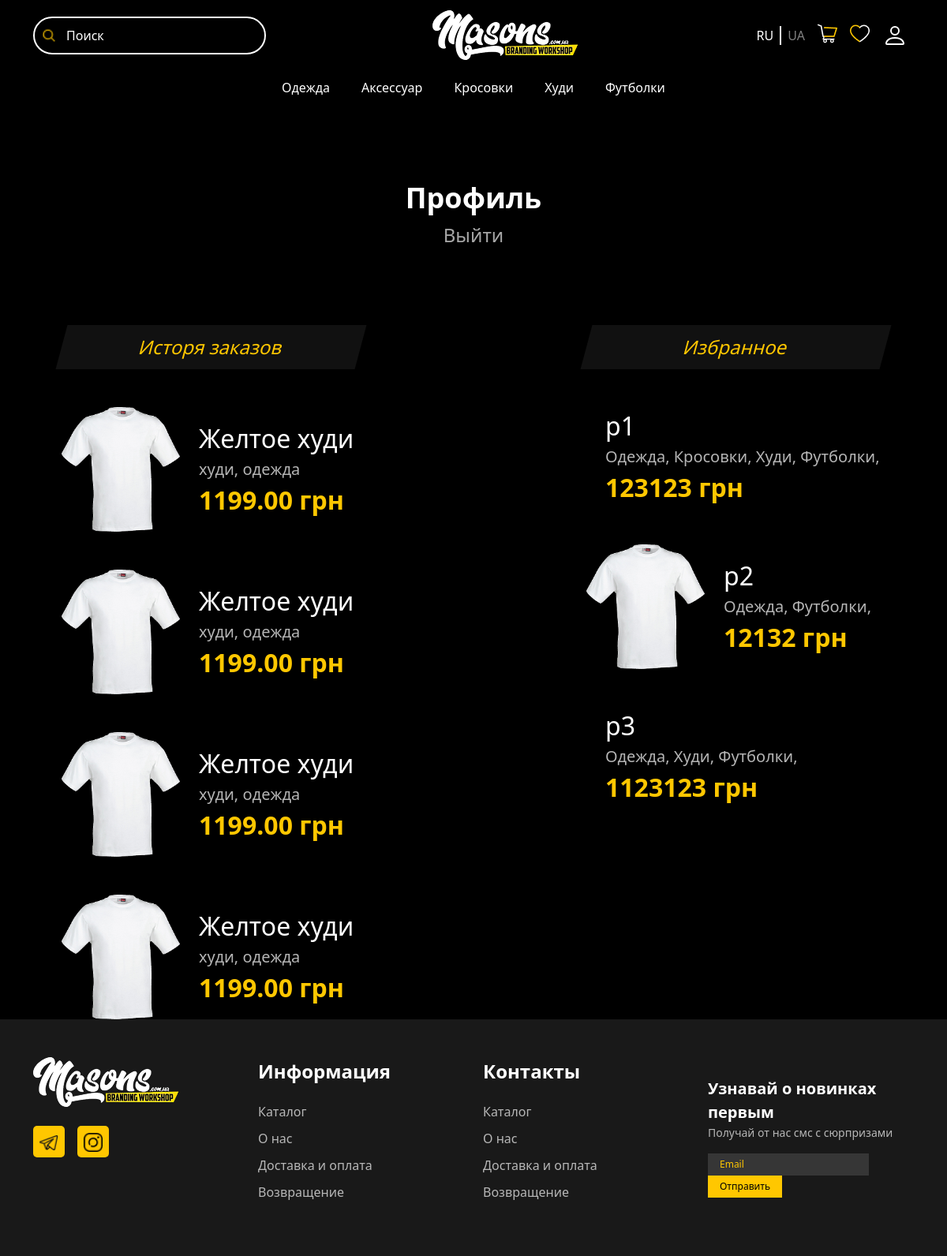
Screenshot of /profile/ (signed in) with the database file from the repository.
### products/models.py (models this page shows, shortened)
class TagsModel(models.Model):
    tag_name = models.CharField(max_length=50)
    def __str__(self):
        return self.tag_name

class ProdutsModel(models.Model):
    name = models.CharField(max_length=100)
    img = models.ImageField(upload_to='products/')
    description = models.TextField(max_length=500)
    price = models.PositiveIntegerField()
    tags = models.ManyToManyField(TagsModel)
    colors = models.ManyToManyField(ColorsModel)
    sizes = models.ManyToManyField(SizesModel)
    updated_at = models.DateTimeField(auto_now=True)
    created_at = models.DateTimeField(auto_now_add=True)

### users/views.py (the view)
# urls.py: path('profile/', profile_view, name='profile'),
def profile_view(request):
    if not request.user.is_authenticated:
        return redirect('users:login')
    context = {
        'liked': ProdutsModel.objects.filter(id__in=request.user.liked.all())
    }
    return render(request, 'profile.html', context)

### main/templatetags/custom_tags.py (called while the page is built)
@register.simple_tag
def category_tags():
    return TagsModel.objects.all()

### templates/profile.html
{% extends "base.html" %}
{% load static %}
{% block content %}
    {% include "components/navbar.html" %}
    {% include "components/category-nav.html" %}
    <div class="container content profile mt-5 pt-5">
        <h2 class="title text-center">Профиль</h2>
        <a href="{% url "users:logout" %}" class="logout-btn text-center d-block">Выйти</a>
        <div class="row lists mt-5 pt-5">
            <div class="col-5 px-5">
                <p class="subtitle">Исторя заказов</p>
                <div class="product-minicard d-flex align-items-center gap-4 mt-5">
                    <div><img class="img-fluid image" src="{% static 'img/t-shirt.png' %}" alt=""></div>
                    <div>
                        <p class="name m-0">Желтое худи</p>
                        <p class="tags m-0">худи, одежда</p>
                        <p class="price m-0">1199.00 грн</p>
                    </div>
                </div>
                <div class="product-minicard d-flex align-items-center gap-4 mt-5">
                    <div><img class="img-fluid image" src="{% static 'img/t-shirt.png' %}" alt=""></div>
                    <div>
                        <p class="name m-0">Желтое худи</p>
                        <p class="tags m-0">худи, одежда</p>
                        <p class="price m-0">1199.00 грн</p>
                    </div>
                </div>
                <div class="product-minicard d-flex align-items-center gap-4 mt-5">
                    <div><img class="img-fluid image" src="{% static 'img/t-shirt.png' %}" alt=""></div>
                    <div>
                        <p class="name m-0">Желтое худи</p>
                        <p class="tags m-0">худи, одежда</p>
                        <p class="price m-0">1199.00 грн</p>
                    </div>
                </div>
                <div class="product-minicard d-flex align-items-center gap-4 mt-5">
                    <div><img class="img-fluid image" src="{% static 'img/t-shirt.png' %}" alt=""></div>
                    <div>
                        <p class="name m-0">Желтое худи</p>
                        <p class="tags m-0">худи, одежда</p>
                        <p class="price m-0">1199.00 грн</p>
                    </div>
                </div>
            </div>
            <div class="col-5 px-5 offset-2">
                <p class="subtitle">Избранное</p>
                {% for pr in liked  %}
                <a href="{% url "main:detail" id=pr.id %}" class="text-decoration-none">
                    <div class="product-minicard d-flex align-items-center gap-4 mt-5">
                        <div><img class="img-fluid image" src="{{pr.img.url}}" alt=""></div>
                        <div>
                            <p class="name m-0">{{pr.name}}</p>
                            <p class="tags m-0">
                                {% for tag in pr.tags.all %}
                                {{tag}},
                                {% endfor %}
                            </p>
                            <p class="price m-0">{{pr.price}} грн</p>
                        </div>
                    </div>
                </a>
                {% endfor %}
            </div>
        </div>
    </div>
{% endblock content %}

### templates/components/category-nav.html
{% load custom_tags %}
{% category_tags as tags %}
<div>
    <ul class="cat-nav list-unstyled d-flex justify-content-center mb-0">
        {% for tag in tags %}
        <li class="{% if category.id == tag.id %}active{%endif%}"><a class="p-2 d-inline-block" href="{% url 'main:category' id=tag.id %}">{{tag.tag_name}}</a></li>
        {% endfor %}
    </ul>
</div>

### static/css/main.css (style rules this page uses)
body { background-color: black; }
.cat-nav li a { padding: 10px 20px !important; transition: 0.3s; color: white; text-decoration: none; }

### rows the page displays
TagsModel: tag_name "Одежда"
TagsModel: tag_name "Аксессуар"
TagsModel: tag_name "Кросовки"
TagsModel: tag_name "Худи"
TagsModel: tag_name "Футболки"
ProdutsModel: name "p1", price "123123"
ProdutsModel: img (picture), name "p2", price "12132"
ProdutsModel: name "p3", price "1123123"
